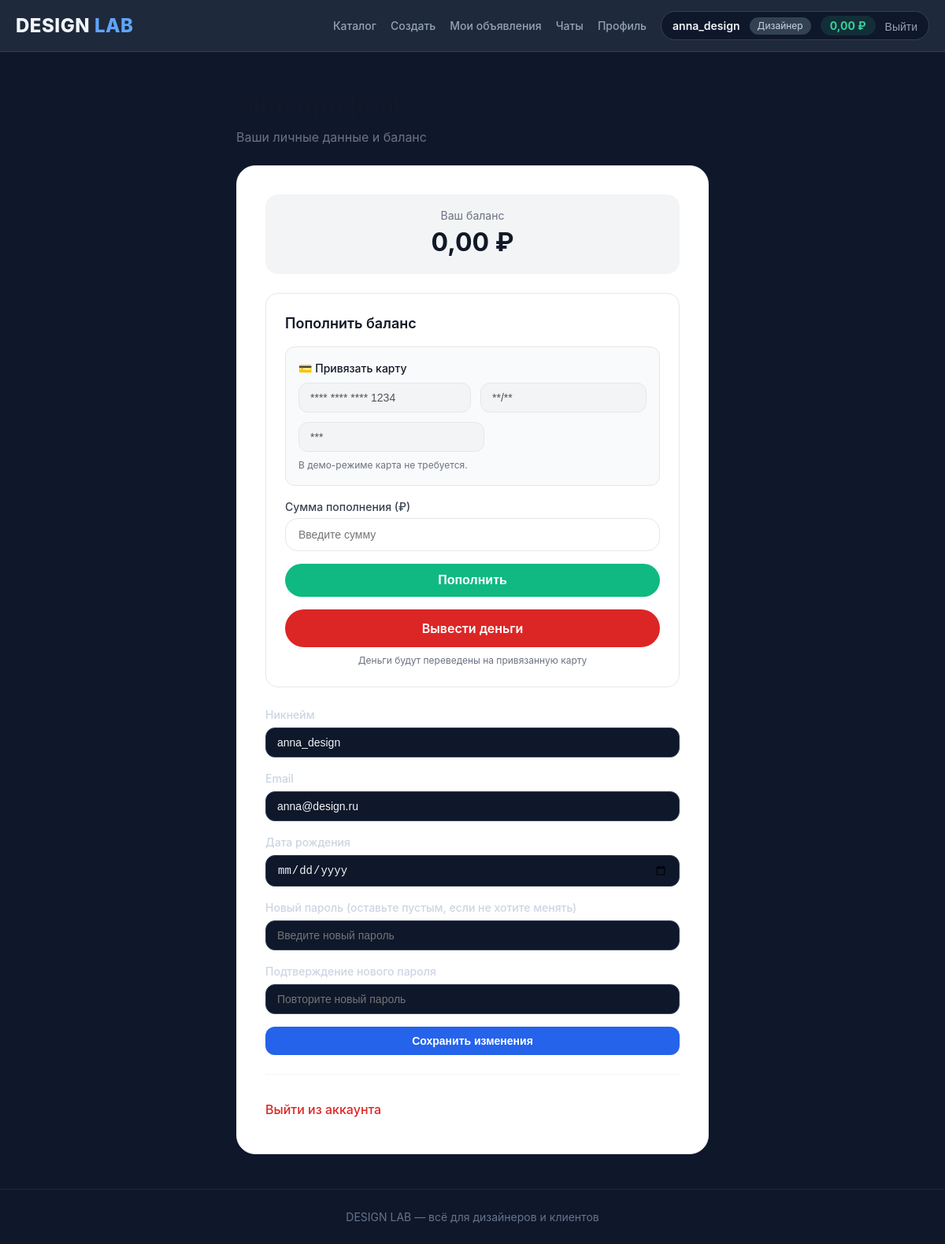
The app's page /profile/ (signed in) with its own data.
### accounts/models.py (models this page shows, shortened)
class User(AbstractUser):
    ROLE_CHOICES = [
        ('admin', 'Администратор'),
        ('designer', 'Дизайнер'),
        ('client', 'Клиент'),
    ]
    role = models.CharField(max_length=20, choices=ROLE_CHOICES, default='client')
    phone = models.CharField(max_length=20, blank=True)
    avatar = models.ImageField(upload_to='avatars/', blank=True, null=True)
    bio = models.TextField(blank=True)
    company = models.CharField(max_length=200, blank=True)
    gender = models.CharField(max_length=10, blank=True)
    birth_date = models.DateField(null=True, blank=True)
    age = models.IntegerField(null=True, blank=True)
    created_at = models.DateTimeField(auto_now_add=True)
    last_seen = models.DateTimeField(null=True, blank=True)
    balance = models.DecimalField(max_digits=10, decimal_places=2, default=0, verbose_name='Баланс (руб)')
    @property
    def is_admin(self):
        return self.role == 'admin'

### core/views.py (the view, shortened to what this page needs)
# urls.py: path('profile/', views.edit_profile, name='profile'),
@login_required
def edit_profile(request):
    if request.user.is_admin:
        messages.error(request, 'Администратор не имеет профиля')
        return redirect('home')
    user = request.user
    unread_count = Message.objects.filter(receiver=request.user, is_read=False).count()
    return render(request, 'profile.html', {'user': user, 'unread_count': unread_count})

### templates/profile.html (shortened to what this page needs)
{% extends 'base.html' %}
{% block content %}
<div style="max-width: 600px; margin: 0 auto;">
    <h1 style="font-size: 32px; font-weight: 700; color: #111827; margin-bottom: 4px;">
    </h1>
    <p style="color: #6b7280; margin-bottom: 24px;">
        Ваши личные данные и баланс
    </p>
    <div style="background: #ffffff; border: 1px solid #e5e7eb; border-radius: 24px; padding: 36px;">
        <div style="background: #f3f4f6; padding: 16px 20px; border-radius: 16px; margin-bottom: 24px; text-align: center;">
            <p style="font-size: 14px; color: #6b7280;">Ваш баланс</p>
            <p style="font-size: 32px; font-weight: 700; color: #111827;">{{ user.balance }} ₽</p>
        </div>
        <div style="background: #ffffff; border: 1px solid #e5e7eb; border-radius: 16px; padding: 24px; margin-bottom: 24px;">
            <h3 style="font-size: 18px; font-weight: 600; color: #111827; margin-bottom: 16px;">Пополнить баланс</h3>
            <form method="post" action="{% url 'add_balance' %}">
                <div style="background: #f9fafb; padding: 16px; border-radius: 12px; margin-bottom: 16px; border: 1px solid #e5e7eb;">
                    <p style="font-size: 14px; font-weight: 500; color: #111827; margin-bottom: 8px;">💳 Привязать карту</p>
                    <div style="display: flex; gap: 12px; flex-wrap: wrap;">
                        <input type="text" placeholder="Номер карты" value="**** **** **** 1234" disabled style="flex: 2; padding: 10px 14px; border-radius: 12px; border: 1px solid #e5e7eb; background: #f3f4f6; font-size: 14px;">
                        <input type="text" placeholder="MM/YY" value="**/**" disabled style="flex: 1; padding: 10px 14px; border-radius: 12px; border: 1px solid #e5e7eb; background: #f3f4f6; font-size: 14px;">
                        <input type="text" placeholder="CVC" value="***" disabled style="flex: 0.5; padding: 10px 14px; border-radius: 12px; border: 1px solid #e5e7eb; background: #f3f4f6; font-size: 14px;">
                    </div>
                    <p style="font-size: 12px; color: #6b7280; margin-top: 8px;">В демо-режиме карта не требуется.</p>
                </div>
                <div style="margin-bottom: 16px;">
                    <label style="display: block; font-size: 14px; font-weight: 500; color: #374151; margin-bottom: 4px;">Сумма пополнения (₽)</label>
                    <input type="number" name="amount" placeholder="Введите сумму" min="1" step="1" required style="width: 100%; padding: 12px 16px; border-radius: 16px; border: 1px solid #e5e7eb; font-size: 14px;">
                </div>
                <button type="submit" style="width: 100%; padding: 12px; border-radius: 30px; border: none; background: #10b981; color: #fff; font-weight: 600; font-size: 16px; cursor: pointer;">
                    Пополнить
                </button>
            </form>
            <div style="margin-top: 16px;">
                <a href="{% url 'withdraw_balance' %}"
                   style="display: block; width: 100%; padding: 12px; border-radius: 30px; border: none; background: #dc2626; color: #fff; font-weight: 600; font-size: 16px; text-align: center; text-decoration: none; cursor: pointer;"
                   onclick="return confirm('Вы уверены, что хотите вывести все деньги на привязанную карту?')">
                    Вывести деньги
                </a>
                <p style="font-size: 12px; color: #6b7280; margin-top: 8px; text-align: center;">Деньги будут переведены на привязанную карту</p>
            </div>
        </div>
        <form method="post">
            <div class="form-group">
                <label>Никнейм</label>
                <input type="text" name="username" value="{{ user.username }}">
            </div>
            <div class="form-group">
                <label>Email</label>
                <input type="email" name="email" value="{{ user.email }}">
            </div>
            <div class="form-group">
                <label>Дата рождения</label>
                <input type="date" name="birth_date" value="{{ user.birth_date|date:'Y-m-d' }}">
            </div>
            <div class="form-group">
                <label>Новый пароль (оставьте пустым, если не хотите менять)</label>
                <input type="password" name="password1" placeholder="Введите новый пароль">
            </div>
            <div class="form-group">
                <label>Подтверждение нового пароля</label>
                <input type="password" name="password2" placeholder="Повторите новый пароль">
            </div>
            <button type="submit" class="btn" style="width: 100%;">Сохранить изменения</button>
        </form>
        <div style="margin-top: 24px; padding-top: 24px; border-top: 1px solid #f3f4f6; display: flex; gap: 16px; flex-wrap: wrap;">
            <a href="{% url 'logout' %}" style="color: #dc2626; font-weight: 500; text-decoration: none; padding: 8px 0;">
                Выйти из аккаунта
            </a>
        </div>
    </div>
</div>
{% endblock %}

### templates/base.html (shortened to what this page needs)
<!DOCTYPE html>
<html lang="ru">
<head>
</head>
<body>
    <header class="header">
        <div class="container">
            <div class="header-content">
                <a href="/" class="logo">DESIGN <span>LAB</span></a>
                <div class="nav">
                    {% if user.is_authenticated %}
                        <a href="{% url 'services_list' %}">Каталог</a>
                        {% if user.role == 'designer' %}
                            <a href="{% url 'create_service' %}">Создать</a>
                            <a href="{% url 'my_services' %}">Мои объявления</a>
                            <a href="{% url 'chats_list' %}">
                                Чаты
                            </a>
                            <a href="{% url 'profile' %}">Профиль</a>
                        {% endif %}
                        <div class="user-info">
                            <span class="user-name">{{ user.username }}</span>
                            <span class="user-role">{{ user.get_role_display }}</span>
                            <span class="user-balance">{{ user.balance }} ₽</span>
                            <form method="post" action="{% url 'logout' %}" style="display:inline;">
                                <button type="submit" class="logout-btn">Выйти</button>
                            </form>
                        </div>
                    {% else %}
                        <a href="{% url 'login' %}">Вход</a>
                        <a href="{% url 'register' %}">Регистрация</a>
                    {% endif %}
                </div>
            </div>
        </div>
    </header>
    <main class="main">
        <div class="container">
            {% block content %}
            {% endblock %}
        </div>
    </main>
    <footer class="footer">
        <div class="container">
            DESIGN LAB — всё для дизайнеров и клиентов
        </div>
    </footer>
</body>
</html>

### templates/base.html (style rules this page uses)
* { margin: 0; padding: 0; box-sizing: border-box; }
body { font-family: -apple-system, BlinkMacSystemFont, 'Segoe UI', Roboto, Arial, sans-serif; background: #0f172a; color: #e2e8f0; line-height: 1.5; }
.container { max-width: 1200px; margin: 0 auto; padding: 0 20px; }
.header { background: #1e293b; border-bottom: 1px solid #334155; padding: 14px 0; position: sticky; top: 0; z-index: 100; }
.header-content { display: flex; justify-content: space-between; align-items: center; flex-wrap: wrap; gap: 12px; }
.logo { font-size: 24px; font-weight: 800; color: #f1f5f9; text-decoration: none; letter-spacing: 0.5px; }
.logo span { color: #60a5fa; }
.nav { display: flex; gap: 18px; align-items: center; flex-wrap: wrap; }
.nav a { text-decoration: none; color: #94a3b8; font-size: 14px; font-weight: 500; transition: color 0.2s; }
.user-info { display: flex; align-items: center; gap: 12px; background: #0f172a; border: 1px solid #334155; padding: 5px 14px; border-radius: 30px; }
.user-name { font-weight: 600; font-size: 14px; color: #f1f5f9; }
.user-role { font-size: 12px; color: #cbd5e1; background: #334155; padding: 2px 10px; border-radius: 30px; }
.user-balance { font-size: 14px; font-weight: 700; color: #34d399; background: rgba(52, 211, 153, 0.12); padding: 2px 12px; border-radius: 30px; }
.logout-btn { background: none; border: none; color: #94a3b8; cursor: pointer; font-size: 14px; transition: color 0.2s; }
.main { padding: 44px 0; min-height: 70vh; }
.footer { text-align: center; padding: 24px 0; color: #64748b; border-top: 1px solid #1e293b; font-size: 14px; }
.btn { display: inline-block; padding: 10px 24px; border-radius: 12px; border: none; font-size: 14px; font-weight: 600; cursor: pointer; background: #2563eb; color: #fff; text-decoration: none; transition: background 0.2s, transform 0.1s; }
.form-group { margin-bottom: 16px; }
.form-group label { display: block; font-size: 14px; font-weight: 500; margin-bottom: 6px; color: #cbd5e1; }
.form-group input, .form-group select, .form-group textarea { width: 100%; padding: 10px 14px; border-radius: 12px; border: 1px solid #334155; font-size: 14px; background: #0f172a; color: #f1f5f9; transition: border-color 0.2s; }

### records on screen
User: username "anna_design", role "Дизайнер", balance "0,00", email "anna@design.ru"
